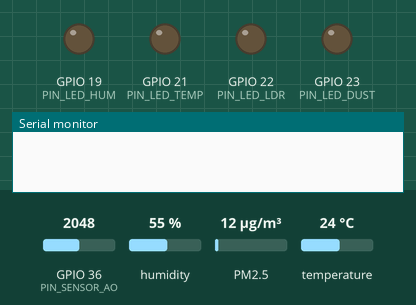
Simulated run of this sketch. Board: ESP32. Shown: output pins drawn as LEDs (lit = HIGH), the last lines printed to the serial monitor. The test bench sets the inputs (shaded band); at power-on: GPIO 36 (PIN_SENSOR_AO) = 2048, humidity 55 %, PM2.5 12 µg/m³, temperature 24 °C.

Above: at 0.5 s.
At 1.3 s:
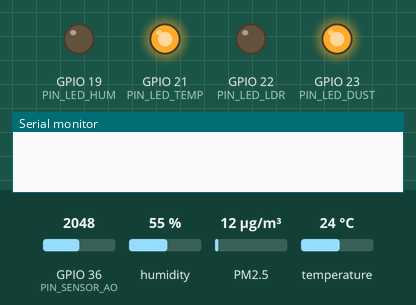
At 1.5 s:
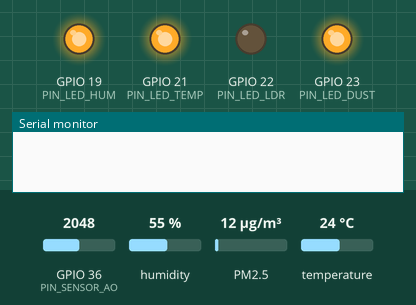
At 2.12 s:
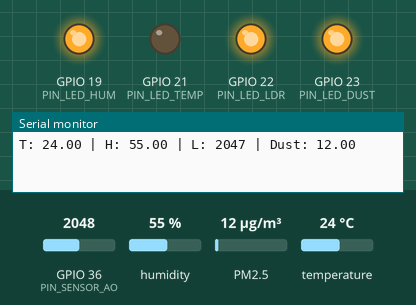
At 2.92 s:
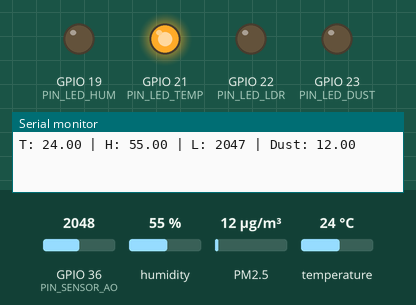
At 3.6 s:
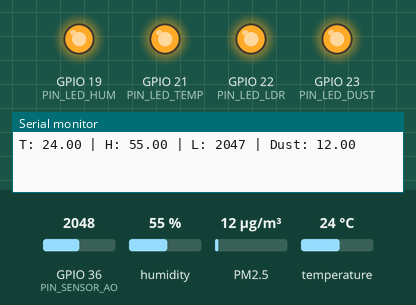
Timing chart, 0 to 4.2 s (numbered marks = the images above):
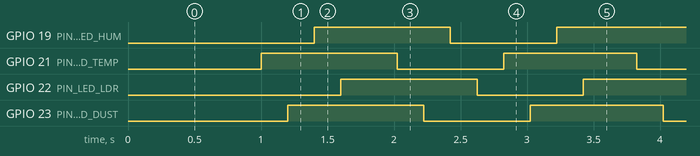

Measured:
- by itself, GPIO 19 (PIN_LED_HUM), GPIO 21 (PIN_LED_TEMP), GPIO 22 (PIN_LED_LDR), GPIO 23 (PIN_LED_DUST): alternates HIGH for 1.0 s and LOW for 0.80 s
- by itself, everything shown: repeats every 1.8 s, in 8 steps

The sketch:

sketch_mar2a_1.ino
```cpp
#include "DHT.h"
#include <GP2YDustSensor.h>

// --- CẤU HÌNH PIN SENSOR ---
#define PIN_SENSOR_DO   32
#define PIN_SENSOR_AO   36

#define PIN_DHT_DATA    14
#define PIN_DUST_LED    5
#define PIN_DUST_IN     34

// --- CẤU HÌNH LED ---
#define PIN_LED_TEMP    21
#define PIN_LED_HUM     19
#define PIN_LED_LDR     22
#define PIN_LED_DUST    23

// Khởi tạo đối tượng cảm biến
DHT dht(PIN_DHT_DATA, DHT11);
GP2YDustSensor dustSensor(GP2YDustSensorType::GP2Y1010AU0F, PIN_DUST_LED, PIN_DUST_IN);

unsigned long previousTime = 0;
const long interval = 1000;

void setup() {
  Serial.begin(115200);

  // Khởi động các cảm biến
  dht.begin();
  dustSensor.begin();

  pinMode(PIN_SENSOR_DO, INPUT);
  pinMode(PIN_SENSOR_AO, INPUT);

  // Setup các chân LED
  pinMode(PIN_LED_TEMP, OUTPUT);
  pinMode(PIN_LED_HUM, OUTPUT);
  pinMode(PIN_LED_LDR, OUTPUT);
  pinMode(PIN_LED_DUST, OUTPUT);

  // Đảm bảo tắt đèn lúc mới cấp điện
  digitalWrite(PIN_LED_TEMP, LOW);
  digitalWrite(PIN_LED_HUM, LOW);
  digitalWrite(PIN_LED_LDR, LOW);
  digitalWrite(PIN_LED_DUST, LOW);
}

void loop() {
  unsigned long currentTime = millis();

  if (currentTime - previousTime >= interval) {
    previousTime = currentTime;

    // --- 1. BẬT ĐÈN ---
    digitalWrite(PIN_LED_TEMP, HIGH);
    delay(200);
    digitalWrite(PIN_LED_DUST, HIGH);
    delay(200);
    digitalWrite(PIN_LED_HUM, HIGH);
    delay(200);
    digitalWrite(PIN_LED_LDR, HIGH);
    delay(200);

    // --- 2. ĐỌC DỮ LIỆU CẢM BIẾN ---
    float t = dht.readTemperature();
    float h = dht.readHumidity();

    int sensorAnalogVal = 4095 - analogRead(PIN_SENSOR_AO);

    float dustVal = dustSensor.getDustDensity();

    if (isnan(t) || isnan(h)) { t = 0; h = 0; }

    // --- 3. IN RA SERIAL ---
    Serial.print("T: "); Serial.print(t);
    Serial.print(" | H: "); Serial.print(h);
    Serial.print(" | L: "); Serial.print(sensorAnalogVal);
    Serial.print(" | Dust: "); Serial.println(dustVal);

    // --- 4. CHỜ 0.1S RỒI TẮT ĐÈN ---
    delay(200);

    digitalWrite(PIN_LED_TEMP, LOW);
    delay(200);
    digitalWrite(PIN_LED_DUST, LOW);
    delay(200);
    digitalWrite(PIN_LED_HUM, LOW);
    delay(200);
    digitalWrite(PIN_LED_LDR, LOW);
    delay(200);
  }
}
```
